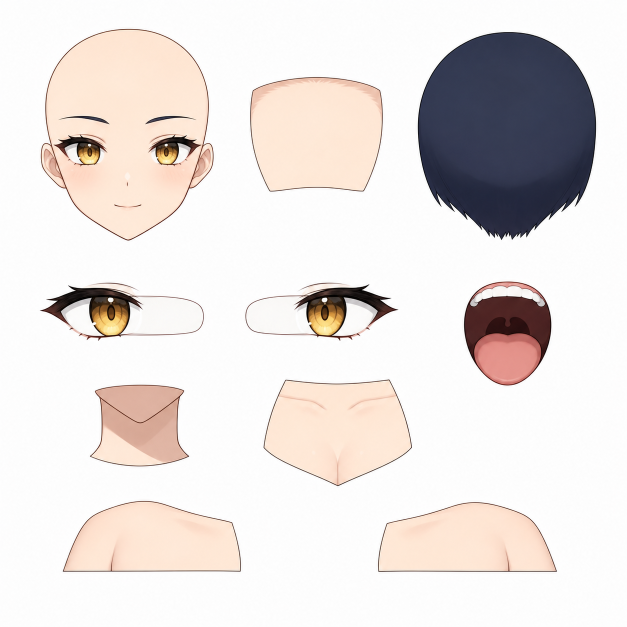
#> input picture generated_raw/ig_0371c7d061b7df74016a1eb34712108191a9bfcd7f5197ecf0.png, 1254 x 1254 px, given in place of ., which was not available (shown at 1/2 size)
$ python -i generate_cubism_v2_keypose_pngs_from_pack_local.py   (imports and definitions only)
#> lines starting #> are read from the running program, lines starting #| are printed output that depends on the picture; pictures that were not available may be replaced by others from this repository, and a replacement may not be noted
#!/usr/bin/env python3
"""Generate local clean-socket/keypose PNG candidates from the prepared input pack.

This is a deterministic pack-realization step. It creates real 2048 RGBA PNG
files for validation, but it is not a substitute for human visual QA or a
model-native inpaint pass.
"""

from __future__ import annotations

import argparse
import json
import math
import shutil
from datetime import datetime, timezone
from pathlib import Path
from typing import Any

import numpy as np
from PIL import Image, ImageDraw, ImageFilter


ROOT = Path(__file__).resolve().parents[1]
REQ_DIR = ROOT / "experiments/cubism-v2-new-character-001/reports/clean_socket_keypose_requirements"
DEFAULT_PACK = REQ_DIR / "imagen_input_pack_v1"
DEFAULT_OUT = REQ_DIR / "local_generated_keypose_v1"
MATERIAL_DIR = ROOT / "experiments/cubism-v2-new-character-001/material_pack_v0"
CURRENT_LAYER_DIR = MATERIAL_DIR / "production_layers_face_detail_rebuild_v1"


EXISTING_ASSET_FILES = {
    "eye_L_closed_lid": CURRENT_LAYER_DIR / "25_eye_L_closed_lid.png",
    "eye_R_closed_lid": CURRENT_LAYER_DIR / "33_eye_R_closed_lid.png",
    "mouth_inner": CURRENT_LAYER_DIR / "38_mouth_inner.png",
    "mouth_teeth": CURRENT_LAYER_DIR / "41_mouth_teeth.png",
    "mouth_tongue": CURRENT_LAYER_DIR / "42_mouth_tongue.png",
}


def load_json(path: Path) -> dict[str, Any]:
    return json.loads(path.read_text())


def write_json(path: Path, payload: dict[str, Any]) -> None:
    path.parent.mkdir(parents=True, exist_ok=True)
    path.write_text(json.dumps(payload, ensure_ascii=False, indent=2) + "\n")


def paste_box(base: Image.Image, patch: Image.Image, bbox: list[int], mask: Image.Image | None = None) -> None:
    x, y, w, h = bbox
    base.paste(patch.resize((w, h), Image.Resampling.BICUBIC), (x, y), mask.resize((w, h), Image.Resampling.BICUBIC) if mask else None)


def bbox_center(bbox: list[int]) -> tuple[float, float]:
    x, y, w, h = bbox
    return x + w / 2, y + h / 2


# [182 lines left out: functions alpha_bbox, padded, skin_color, soft_rect_mask, ellipse_mask, make_skin_patch and 5 more, not called in this run]


def build_contact_sheet(paths: list[Path], out_path: Path) -> None:
#> called with out_path = 'out.png'
    thumb_w, thumb_h = 260, 260
    cols = 5
    rows = math.ceil(len(paths) / cols)
    sheet = Image.new("RGB", (cols * thumb_w, rows * thumb_h), (242, 238, 229))
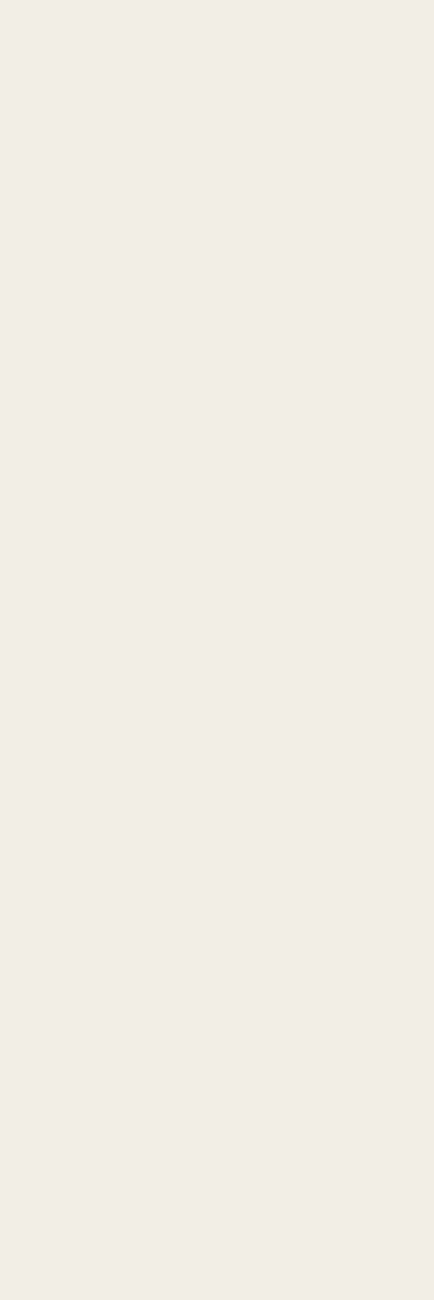
#> sheet: PIL image 1300x3900 RGB (shown at 1/3 size); mean R, G, B 242, 238, 229
    draw = ImageDraw.Draw(sheet)
    for idx, path in enumerate(paths):
        x = (idx % cols) * thumb_w
        y = (idx // cols) * thumb_h
        bg = Image.new("RGBA", (thumb_w, thumb_h), (242, 238, 229, 255))
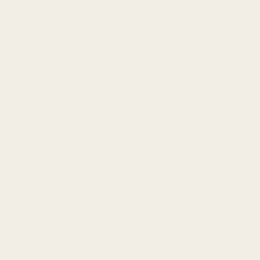
#> bg: PIL image 260x260 RGBA; mean R, G, B, A 242, 238, 229, 255
        img = Image.open(path).convert("RGBA")
        alpha_box = img.getchannel("A").getbbox()
#> alpha_box = (0, 0, 1254, 1254)
        if alpha_box:
            crop = img.crop(alpha_box)
        else:
            crop = img
        crop.thumbnail((thumb_w - 24, thumb_h - 48), Image.Resampling.LANCZOS)
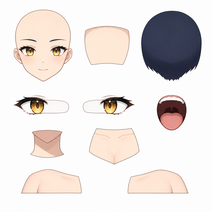
#> crop: PIL image 212x212 RGBA; mean R, G, B, A 231.6, 225.6, 223.2, 255
        bg.alpha_composite(crop, ((thumb_w - crop.width) // 2, 34 + (thumb_h - 48 - crop.height) // 2))
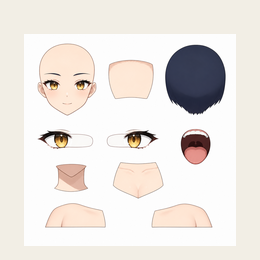
#> bg: PIL image 260x260 RGBA; mean R, G, B, A 235.1, 229.7, 225.1, 255
        sheet.paste(bg.convert("RGB"), (x, y))
#> (the run stopped early here; a loop or call above may not have finished)
